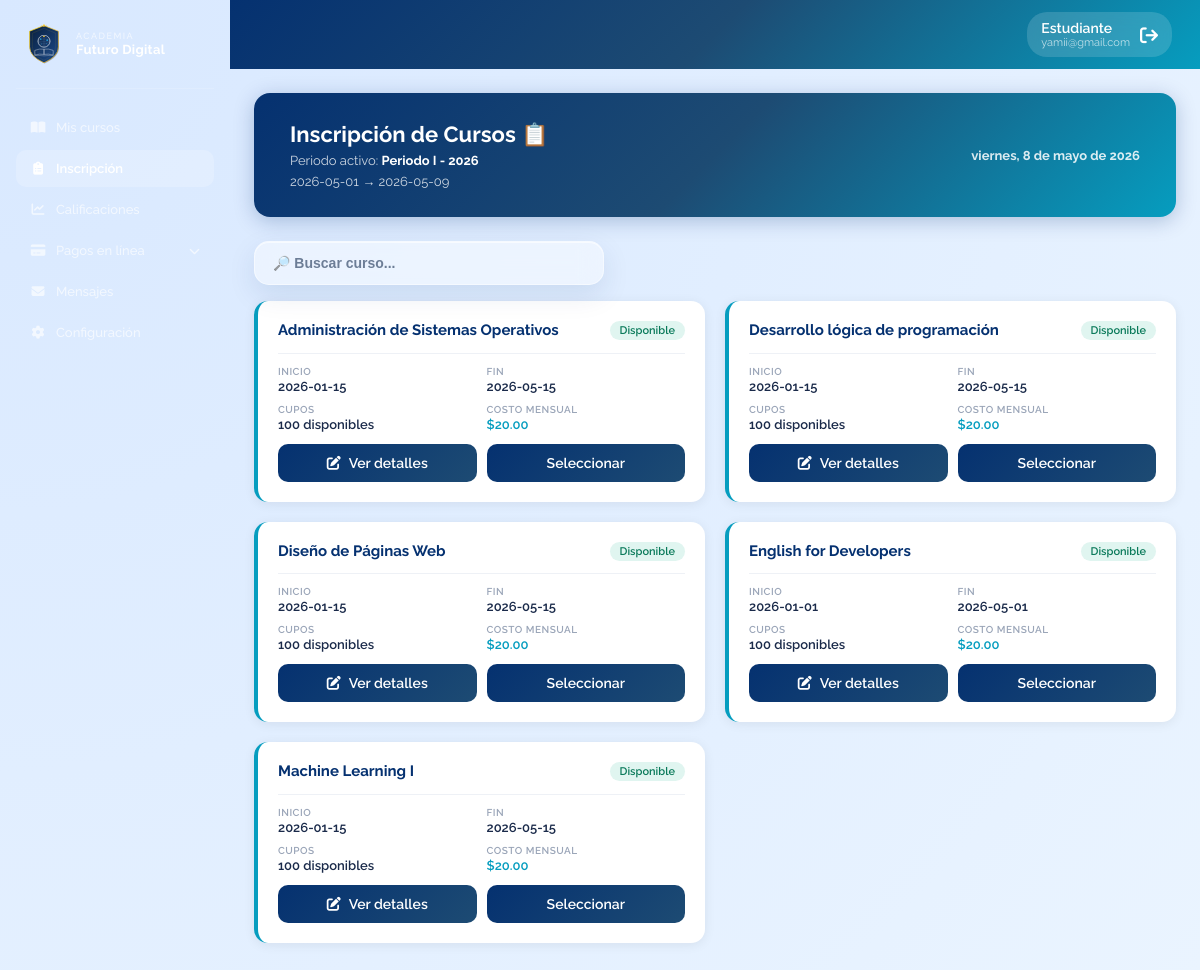
Page /estudiante-inscripciones.php (signed in) on the committed database.
### tables this page shows
CREATE TABLE `PeriodoInscripcion` (
    `id` int PRIMARY KEY NOT NULL AUTO_INCREMENT,
    `nombre` varchar(100) NOT NULL,
    `fechaInicio` date NOT NULL,
    `fechaFin` date NOT NULL,
    `fechaInicioCiclo` DATE NOT NULL,
    `fechaFinCiclo` DATE NOT NULL,
    `estado` tinyint(1) DEFAULT '0'
);

CREATE TABLE `cursos` ( 
    `id` int NOT NULL PRIMARY KEY AUTO_INCREMENT, 
    `nombre` varchar(100) NOT NULL, 
    `descripcion` varchar(150) NOT NULL, 
    `costoMensual` decimal(8,2) NOT NULL, 
    `cupos` int NOT NULL, 
    `fechaInicio` date NOT NULL, 
    `fechaFin` date NOT NULL, 
    `estado` tinyint(1) DEFAULT '1', 
    `idDocente` int DEFAULT NULL,
    `idCategoria` INT DEFAULT NULL,
    `idPeriodo` int DEFAULT NULL,
    CONSTRAINT `fk_docente_curso` FOREIGN KEY (`idDocente`) REFERENCES `docentes` (`id`),
    CONSTRAINT `fk_curso_categoria` FOREIGN KEY (`idCategoria`) REFERENCES `categorias` (`id`) 
    ON UPDATE CASCADE 
    ON DELETE SET NULL,
    CONSTRAINT `fk_curso_periodo_insc` FOREIGN KEY (`idPeriodo`) REFERENCES `PeriodoInscripcion` (`id`)
);

### obtener-cursos-disponibles.php (called while the page is built, shortened)
<?php
require_once 'includes/conexion.php';
$correo = $_SESSION["usuario"];
$stmt = $conexion->prepare("
    SELECT e.id, u.nombre, u.apellido FROM estudiantes e
    INNER JOIN usuarios u ON e.usuario_id = u.id
    WHERE u.correo = ?
");
$stmt->bind_param("s", $correo);
$stmt->execute();
$resultado = $stmt->get_result();
$estudiante = $resultado->fetch_assoc();
$idEstudiante = $estudiante['id'];
$periodoStmt = $conexion->query("SELECT * FROM PeriodoInscripcion WHERE estado = 1
    AND CURDATE() BETWEEN fechaInicio AND fechaFin LIMIT 1");
$periodo = $periodoStmt->fetch_assoc();
if ($periodo) {
    $stmt = $conexion->prepare("
        SELECT c.id, c.nombre, c.descripcion, c.costoMensual, c.cupos, c.fechaInicio, c.fechaFin,
               CONCAT(u.nombre, ' ', u.apellido) AS docente_nombre,
               GROUP_CONCAT(DISTINCT h.etiqueta ORDER BY h.horaInicio SEPARATOR ', ') AS horarios_etiqueta,
               GROUP_CONCAT(DISTINCT a.aula ORDER BY a.id SEPARATOR ', ') AS aulas_nombre,
               GROUP_CONCAT(DISTINCT ch.dia ORDER BY ch.dia SEPARATOR ', ') AS dias_semana
        FROM cursos c
        LEFT JOIN docentes d ON c.idDocente = d.id
        LEFT JOIN usuarios u ON d.usuario_id = u.id
        LEFT JOIN cursohorario ch ON ch.idCurso = c.id
        LEFT JOIN horarios h ON h.id = ch.idHorario
        LEFT JOIN aulas a ON a.id = ch.idAula
        WHERE c.estado = 1
        AND c.idPeriodo = ?
        AND NOT EXISTS (
            SELECT 1 FROM prerrequisitos pr
            WHERE pr.idCursoActual = c.id
            AND pr.idCursoPrevio NOT IN (
                SELECT i.idCurso FROM inscripciones i
                WHERE i.idEstudiante = ?
                AND i.estado_academico = 'Finalizado'
            )
        )
        AND c.id NOT IN(
        SELECT i.idCurso FROM inscripciones i
        WHERE i.idEstudiante = ?
        AND i.idPeriodo = ?
        AND i.estado_academico != 'Retirado'
        )
        GROUP BY c.id, c.nombre, c.descripcion, c.costoMensual, c.cupos, c.fechaInicio, c.fechaFin, u.nombre, u.apellido
        ORDER BY c.nombre ASC
    ");
    $stmt->bind_param("iiii", $periodo['id'], $idEstudiante, $idEstudiante, $periodo['id']);
    $stmt->execute();
    $resultado = $stmt->get_result();
    $cursos = $resultado->fetch_all(MYSQLI_ASSOC);
}
?>

### estudiante-inscripciones.php (the view, shortened to what this page needs)
<?php
require_once 'obtener-cursos-disponibles.php';
?>
<!DOCTYPE html>
<html lang="es">
<head>
    <link rel="stylesheet" href="./css/styles-estudiantes.css">
    <link rel="stylesheet" href="https://cdnjs.cloudflare.com/ajax/libs/font-awesome/6.4.0/css/all.min.css">
</head>
<body class="raleway-all">
    <div class="layout">
        <aside class="sidebar" id="sidebar">
            <div class="sidebar-logo">
                <img src="img/logo.svg" alt="Logo" class="logo-img">
                <span class="sidebar-brand logo-text-sidebar"><span>Academia</span><strong>Futuro Digital</strong></span>
            </div>
            <nav class="sidebar-nav">
                <a href="vista_mis_cursos.php" class="nav-item ">
                    <i class="fas fa-book-open"></i>
                    <span>Mis cursos</span>
                </a>
                <a href="estudiante-inscripciones.php" class="nav-item active">
                    <i class="fas fa-clipboard-list"></i>
                    <span>Inscripción</span>
                </a>
                <a href="#" class="nav-item">
                    <i class="fas fa-chart-line"></i>
                    <span>Calificaciones</span>
                </a>
                <div class="nav-dropdown">
                    <button type="button" class="nav-item nav-dropdown-toggle" onclick="togglePagosOnline()">
                        <i class="fas fa-credit-card"></i>
                        <span>Pagos en línea</span>
                        <i class="fas fa-chevron-down nav-arrow"></i>
                    </button>
                </div>
                <a href="#" class="nav-item">
                    <i class="fas fa-envelope"></i>
                    <span>Mensajes</span>
                </a>
                <a href="#" class="nav-item">
                    <i class="fas fa-gear"></i>
                    <span>Configuración</span>
                </a>
            </nav>
        </aside>
        <div class="content">
            <header class="header-panel">
                <a href="includes/logout.php" class="user-profile-panel">
                    <div class="user-info">
                        <span class="user-role">Estudiante</span>
                        <span class="user-email"><?php echo htmlspecialchars($_SESSION["usuario"]); ?></span>
                    </div>
                    <i class="fas fa-arrow-right-from-bracket logout-icon"></i>
                </a>
            </header>
            <div class="banner">
                <div class="banner-left">
                    <h1>Inscripción de Cursos 📋</h1>
                     <?php if ($periodo): ?>
                        <div class="periodo-banner">
                            <p>
                                Periodo activo:
                                <strong><?= htmlspecialchars($periodo['nombre']) ?></strong>
                            </p>
                            <p>
                                <?= $periodo['fechaInicio'] ?> → <?= $periodo['fechaFin'] ?>
                            </p>
                        </div>
                    <?php else: ?>
                        <p>No hay un periodo de inscripción activo en este momento.</p>
                    <?php endif; ?>
                </div>
                <div class="banner-fecha">
                    <strong id="fecha-hoy"></strong>
                </div>
            </div>
            <?php if (!$periodo): ?>
                <div class="inscripcion-vacia">
                    <i class="fas fa-calendar-xmark"></i>
                    <p>No hay un periodo de inscripción activo.</p>
                    <small>Consulta con tu administrador para más información.</small>
                </div>
            <?php else: ?>
                <div class="inscripcion-toolbar">
                    <input type="text" id="buscador-curso" placeholder="🔎 Buscar curso..." class="inscripcion-buscador">
                </div>
                <section class="courses-inscripcion">
                    <?php foreach ($cursos as $curso):
                        $sinCupos = $curso['cupos'] <= 0;
                        $ultimosCupos = $curso['cupos'] > 0 && $curso['cupos'] <= 5;
                    ?>
                    <div class="curso-card <?= $sinCupos ? 'sin-cupos' : '' ?>">
                        <div class="curso-card-top">
                            <div class="curso-nombre"><?= htmlspecialchars($curso['nombre']) ?></div>
                            <?php if ($sinCupos): ?>
                                <span class="curso-badge sin-cupos">Sin cupos</span>
                            <?php elseif ($ultimosCupos): ?>
                                <span class="curso-badge ultimos">Últimos cupos</span>
                            <?php else: ?>
                                <span class="curso-badge disponible">Disponible</span>
                            <?php endif; ?>
                        </div>
                        <div class="curso-divider"></div>
                        <div class="curso-meta">
                            <div class="meta-item">
                                <span class="meta-label">Inicio</span>
                                <span class="meta-value"><?= $curso['fechaInicio'] ?></span>
                            </div>
                            <div class="meta-item">
                                <span class="meta-label">Fin</span>
                                <span class="meta-value"><?= $curso['fechaFin'] ?></span>
                            </div>
                            <div class="meta-item">
                                <span class="meta-label">Cupos</span>
                                <span class="meta-value <?= $sinCupos ? 'sin-cupos-text' : '' ?>">
                                    <?= $sinCupos ? 'Sin cupos' : $curso['cupos'] . ' disponibles' ?>
                                </span>
                            </div>
                            <div class="meta-item">
                                <span class="meta-label">Costo mensual</span>
                                <span class="meta-value price">$<?= number_format($curso['costoMensual'], 2) ?></span>
                            </div>
                        </div>
                        <?php if (!$sinCupos): ?>
                            <div class="curso-botones">
                                <button class="btn-inscribir"
                                    data-id="<?= $curso['id'] ?>"
                                    data-nombre="<?= htmlspecialchars($curso['nombre']) ?>"
                                    data-descripcion="<?= htmlspecialchars($curso['descripcion']) ?>"
                                    data-horario="<?= htmlspecialchars($curso['horarios_etiqueta'] ?? 'Sin horario asignado') ?>"
                                    data-dias="<?= htmlspecialchars($curso['dias_semana'] ?? '') ?>"
                                    data-aula="<?= htmlspecialchars($curso['aulas_nombre'] ?? 'Sin aula asignada') ?>"
                                    data-docente="<?= htmlspecialchars($curso['docente_nombre'] ?? 'Sin docente asignado') ?>"
                                    data-fecha="<?= $curso['fechaInicio'] ?> → <?= $curso['fechaFin'] ?>"
                                    data-costo="$<?= number_format($curso['costoMensual'], 2) ?>"
                                    data-cupos="<?= $curso['cupos'] ?> disponibles"
                                    onclick="abrirModalInscripcion(this)">
                                    <i class="fas fa-pen-to-square"></i> Ver detalles
                                </button>
                                <button class="btn-inscribir"
                                    onclick="seleccionarCurso(this)"
                                    data-id="<?= $curso['id'] ?>"
                                    data-nombre="<?= htmlspecialchars($curso['nombre']) ?>"
                                    data-costo="<?= number_format($curso['costoMensual'], 2, '.', '') ?>">
                                    Seleccionar
                                </button>
                            </div>
                        <?php else: ?>
                            <button class="btn-inscribir lleno" disabled>
                                <i class="fas fa-lock"></i> Sin cupos disponibles
                            </button>
                        <?php endif; ?>
                    </div>
                    <?php endforeach; ?>
                </section>
            <?php endif; ?>
        </div>
    </div>
</body>
</html>

### rows in the picture
periodoinscripcion: nombre "Periodo I - 2026", fechaInicio "2026-05-01", fechaFin "2026-05-09"
cursos: nombre "Administración de Sistemas Operativos", shows "Disponible", fechaInicio "2026-01-15", fechaFin "2026-05-15", cupos "100", costoMensual "20.00"
cursos: nombre "Desarrollo lógica de programación", shows "Disponible", fechaInicio "2026-01-15", fechaFin "2026-05-15", cupos "100", costoMensual "20.00"
cursos: nombre "Diseño de Páginas Web", shows "Disponible", fechaInicio "2026-01-15", fechaFin "2026-05-15", cupos "100", costoMensual "20.00"
cursos: nombre "English for Developers", shows "Disponible", fechaInicio "2026-01-01", fechaFin "2026-05-01", cupos "100", costoMensual "20.00"
cursos: nombre "Machine Learning I", shows "Disponible", fechaInicio "2026-01-15", fechaFin "2026-05-15", cupos "100", costoMensual "20.00"

### other values in the picture
$_SESSION["usuario"] "yamii@gmail.com"
